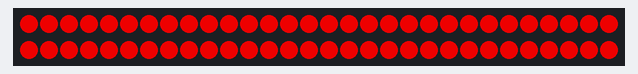
Simulated run of this sketch. Board: ESP32. Parts: 60 RGB LEDs in strip order, left to right, continuing on the next row. Dim RGB values are drawn brighter than linear; WiFi joins after 1.5 s; servers stay silent unless stated; uploads are accepted with an empty reply; what the sketch prints to the serial monitor is not drawn.

Above: at 0.1 s.
At 1.1 s:
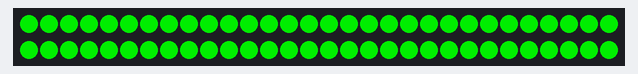
At 2.1 s:
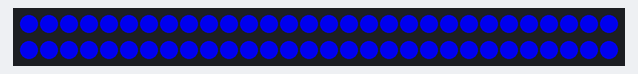
At 4.86 s:
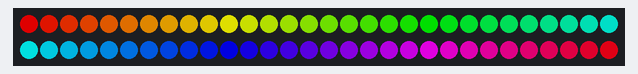
At 22.25 s:
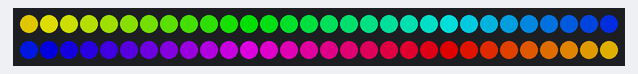
At 39.78 s:
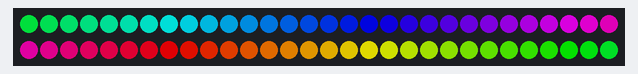

The sketch:

esp32_example.ino
```cpp
#include <WiFi.h>
#include <HTTPClient.h>
#include <ArduinoJson.h>
#include <Adafruit_NeoPixel.h>

// ===================================================================
// 灯带硬件配置（根据您的实际硬件调整）
// ===================================================================
#define LED_PIN    4
#define LED_COUNT  60

// --- 选择您的灯带类型（只启用一个） ---
#define STRIP_TYPE NEO_GRB + NEO_KHZ800     // GRB灯带（如WS2812B）
// #define STRIP_TYPE NEO_RGB + NEO_KHZ800     // RGB灯带
// #define STRIP_TYPE NEO_RGBW + NEO_KHZ800    // RGBW灯带（如SK6812RGBW）

// --- 颜色校正设置 ---
#define USE_GAMMA_CORRECTION true  // 启用伽马校正（强烈建议）
#define GAMMA_VALUE 2.2            // 伽马值（2.2是标准值）
#define COLOR_TEMPERATURE_CORRECTION true // 色温校正
#define MAX_BRIGHTNESS 200         // 全局最大亮度（0-255），降低可提高颜色纯度

// ===================================================================
// WiFi配置
// ===================================================================
const char* ssid = "你的WiFi名称";
const char* password = "你的WiFi密码";
const char* serverUrl = "http://192.168.1.100/your_project_folder/index.php?api=esp32";

// ===================================================================
// 动画设置
// ===================================================================
#define ANIMATION_FPS    60       // 刷新率
#define ANIMATION_SPEED  0.005    // 流动速度
#define BREATHING_SPEED  0.3      // 呼吸速度
#define MIN_BREATH       0.3      // 呼吸最小亮度
#define MAX_BREATH       1.0      // 呼吸最大亮度

// ===================================================================
// 全局对象和变量
// ===================================================================
Adafruit_NeoPixel strip(LED_COUNT, LED_PIN, STRIP_TYPE);

JsonDocument currentColorsDoc;
unsigned long lastApiCall = 0;
unsigned long lastAnimationUpdate = 0;
float animationOffset = 0.0;
uint8_t gamma8[256];

// ===================================================================
// 初始化
// ===================================================================
void setup() {
  Serial.begin(115200);
  Serial.println("\n\n=== LED Strip Controller Starting ===");

  initGammaTable();

  strip.begin();
  strip.setBrightness(MAX_BRIGHTNESS);
  strip.clear();
  strip.show();

  testStrip();

  connectWiFi();

  fetchAndUpdateGlobalColors();
}

// ===================================================================
// 主循环
// ===================================================================
void loop() {
  unsigned long currentMillis = millis();

  if (currentMillis - lastApiCall >= 10000) {
    lastApiCall = currentMillis;
    if (WiFi.status() == WL_CONNECTED) {
      fetchAndUpdateGlobalColors();
    }
  }

  if (currentMillis - lastAnimationUpdate >= (1000 / ANIMATION_FPS)) {
    lastAnimationUpdate = currentMillis;
    updateAnimation();
  }
}

// ===================================================================
// 颜色处理核心函数
// ===================================================================
void updateAnimation() {
  JsonArray colors = currentColorsDoc.as<JsonArray>();
  int numColors = colors.size();

  if (numColors == 0) {
    showRainbow();
    return;
  }

  float breath = 1.0;
  if (MAX_BREATH != MIN_BREATH) {
    float breathPhase = sin(millis() * 0.001 * BREATHING_SPEED * 2 * PI);
    breath = MIN_BREATH + (MAX_BREATH - MIN_BREATH) * (breathPhase + 1.0) / 2.0;
  }

  animationOffset += ANIMATION_SPEED;
  if (animationOffset >= 1.0) animationOffset -= 1.0;

  for (int i = 0; i < LED_COUNT; i++) {
    float position = (float)i / (float)LED_COUNT + animationOffset;
    if (position >= 1.0) position -= 1.0;

    uint8_t r, g, b;
    getInterpolatedColor(colors, position, r, g, b);

    float fr = r * breath;
    float fg = g * breath;
    float fb = b * breath;

    if (COLOR_TEMPERATURE_CORRECTION) {
      float minVal = min(min(fr, fg), fb);
      if (minVal > 0 && minVal < 128) {
        float reduction = minVal * 0.5;
        // ===================================================================
        //  FIXED LINES: Use 0.0f for float comparison in max()
        // ===================================================================
        fr = max(0.0f, fr - reduction);
        fg = max(0.0f, fg - reduction);
        fb = max(0.0f, fb - reduction);
      }
    }

    r = (uint8_t)fr;
    g = (uint8_t)fg;
    b = (uint8_t)fb;

    if (USE_GAMMA_CORRECTION) {
      r = gamma8[r];
      g = gamma8[g];
      b = gamma8[b];
    }

    setPixelColor(i, r, g, b);
  }

  strip.show();
}

// ===================================================================
// 辅助函数
// ===================================================================
void getInterpolatedColor(JsonArray& colors, float position, uint8_t& r, uint8_t& g, uint8_t& b) {
  int numColors = colors.size();

  if (numColors == 1) {
    r = constrain((int)colors[0][0], 0, 255);
    g = constrain((int)colors[0][1], 0, 255);
    b = constrain((int)colors[0][2], 0, 255);
  } else {
    float segment = position * (numColors - 1);
    int idx1 = floor(segment);
    int idx2 = min(idx1 + 1, numColors - 1);
    float frac = segment - idx1;

    r = lerp((int)colors[idx1][0], (int)colors[idx2][0], frac);
    g = lerp((int)colors[idx1][1], (int)colors[idx2][1], frac);
    b = lerp((int)colors[idx1][2], (int)colors[idx2][2], frac);
  }
}

uint8_t lerp(int start, int end, float fraction) {
  return constrain((int)(start + (end - start) * fraction), 0, 255);
}

void setPixelColor(int pixel, uint8_t r, uint8_t g, uint8_t b) {
  #if (STRIP_TYPE == (NEO_RGBW + NEO_KHZ800)) || (STRIP_TYPE == (NEO_GRBW + NEO_KHZ800))
    uint8_t w = min(min(r, g), b);
    strip.setPixelColor(pixel, strip.Color(r - w, g - w, b - w, w));
  #else
    strip.setPixelColor(pixel, strip.Color(r, g, b));
  #endif
}

void initGammaTable() {
  Serial.println("Initializing gamma correction table...");
  for (int i = 0; i < 256; i++) {
    gamma8[i] = pow((float)i / 255.0, GAMMA_VALUE) * 255.0 + 0.5;
  }
}

void testStrip() {
  Serial.println("Testing LED strip...");
  strip.clear();
  Serial.println("Test: Pure RED");
  for (int i = 0; i < LED_COUNT; i++) setPixelColor(i, 255, 0, 0);
  strip.show(); delay(1000);

  Serial.println("Test: Pure GREEN");
  for (int i = 0; i < LED_COUNT; i++) setPixelColor(i, 0, 255, 0);
  strip.show(); delay(1000);

  Serial.println("Test: Pure BLUE");
  for (int i = 0; i < LED_COUNT; i++) setPixelColor(i, 0, 0, 255);
  strip.show(); delay(1000);

  strip.clear(); strip.show();
  Serial.println("Test complete.");
}

void showRainbow() {
  static uint16_t hue = 0;
  for (int i = 0; i < LED_COUNT; i++) {
    uint32_t color = strip.ColorHSV(hue + (i * 65536L / LED_COUNT), 255, 200);
    strip.setPixelColor(i, color);
  }
  strip.show();
  hue += 256;
}

void connectWiFi() {
  Serial.print("Connecting to WiFi: "); Serial.println(ssid);
  WiFi.begin(ssid, password);
  int attempts = 0;
  while (WiFi.status() != WL_CONNECTED && attempts < 30) {
    delay(500); Serial.print("."); attempts++;
  }
  if (WiFi.status() == WL_CONNECTED) {
    Serial.println("\nWiFi connected!"); Serial.print("IP: "); Serial.println(WiFi.localIP());
  } else {
    Serial.println("\nWiFi failed! Using rainbow mode.");
  }
}

void fetchAndUpdateGlobalColors() {
  if (WiFi.status() != WL_CONNECTED) return;
  HTTPClient http;
  http.begin(serverUrl);
  http.setTimeout(5000);
  Serial.println("Fetching colors...");
  int httpCode = http.GET();
  if (httpCode == HTTP_CODE_OK) {
    String payload = http.getString();
    currentColorsDoc.clear();
    if (deserializeJson(currentColorsDoc, payload) == DeserializationError::Ok) {
      Serial.print("Colors updated: ");
      JsonArray colors = currentColorsDoc.as<JsonArray>();
      for (const auto& color : colors) {
        Serial.printf("RGB(%d,%d,%d) ", (int)color[0], (int)color[1], (int)color[2]);
      }
      Serial.println();
    }
  }
  http.end();
}
```

Measured:
- what the display in image 1 shows lasts 1.0 s, from 1.0 s to 2.0 s
